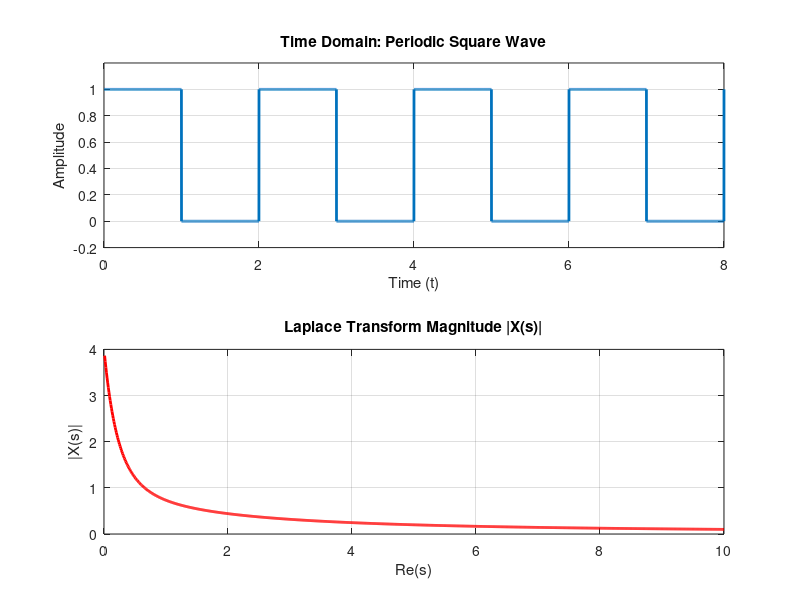

MATLAB code for this plot:
clc;
clear;

T = 2;
Fs = 1000;
t = 0:1/Fs:8;
x = square(2*pi*(1/T)*t, 50);   
x = (x + 1)/2;

subplot(2,1,1);
plot(t, x, 'LineWidth', 2);
xlabel('Time (t)');
ylabel('Amplitude');
title('Time Domain: Periodic Square Wave');
axis([0 8 -0.2 1.2]);
grid on;


s_real = linspace(0.01,10,1000);
X_mag = zeros(size(s_real));
dt = 1/Fs;

for k = 1:length(s_real)
    s = s_real(k);
    X = sum(x .* exp(-s*t)) * dt;
    X_mag(k) = abs(X);
end

subplot(2,1,2);
plot(s_real, X_mag, 'r', 'LineWidth', 2);
xlabel('Re(s)');
ylabel('|X(s)|');
title('Laplace Transform Magnitude |X(s)|');
grid on;